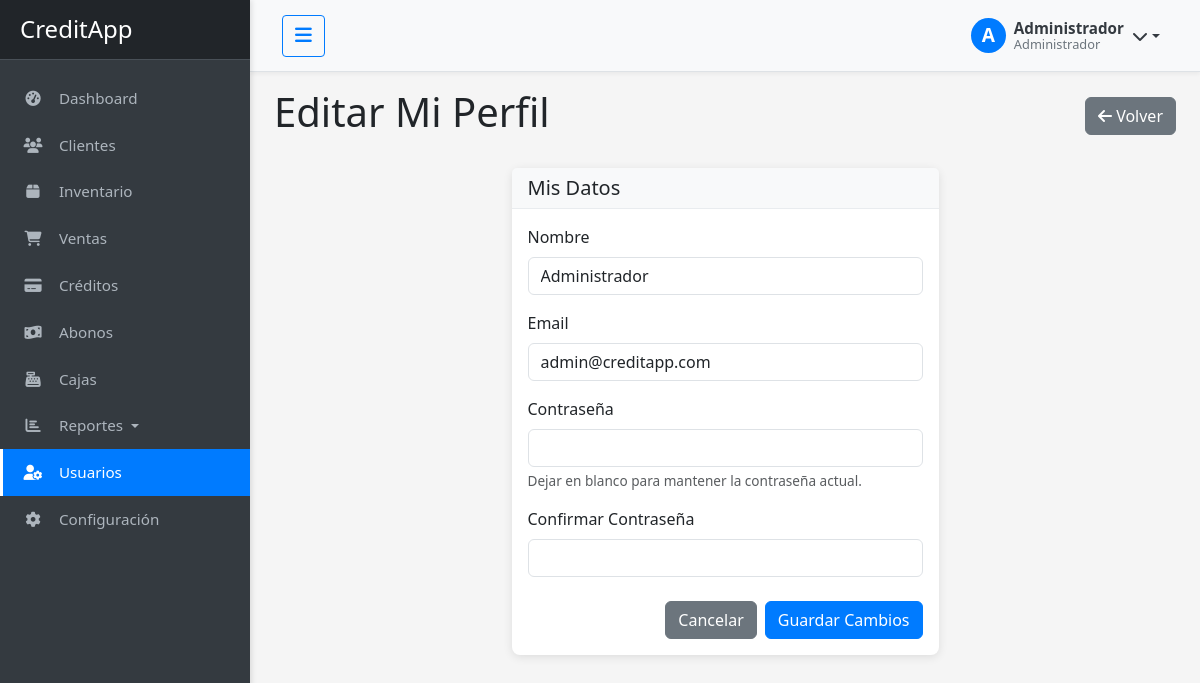
The app's page /usuarios/mi-perfil/editar (signed in) with its own data.
### app/models.py (models this page shows, shortened)
class Usuario(db.Model, UserMixin):
    __tablename__ = 'usuarios'
    id = db.Column(db.Integer, primary_key=True)
    nombre = db.Column(db.String(100), nullable=False)
    email = db.Column(db.String(100), unique=True, nullable=False)
    password = db.Column(db.String(200), nullable=False)
    rol = db.Column(db.String(20), nullable=False, default='usuario')
    fecha_registro = db.Column(db.DateTime, default=datetime.utcnow)
    activo = db.Column(db.Boolean, default=True)
    def is_admin(self):
        return self.rol == 'administrador'
    def is_vendedor(self):
        return self.rol == 'vendedor'
    def is_cobrador(self):
        return self.rol == 'cobrador'

### app/controllers/usuarios.py (the view, shortened to what this page needs)
@usuarios_bp.route('/mi-perfil/editar', methods=['GET', 'POST'])
@login_required
def editar_mi_perfil():
    form = UsuarioForm(obj=current_user)
    del form.rol
    del form.activo
    return render_template('usuarios/editar_mi_perfil.html', form=form)

### app/forms.py
class UsuarioForm(FlaskForm):
    nombre = StringField(
        'Nombre',
        validators=[DataRequired(), Length(min=2, max=100)]
    )
    email = StringField(
        'Email',
        validators=[DataRequired(), Email(message='Email inválido')]
    )
    password = PasswordField(
        'Contraseña',
        validators=[Optional(), Length(min=6)]
    )
    confirm_password = PasswordField(
        'Confirmar Contraseña',
        validators=[EqualTo('password', message='Las contraseñas deben coincidir')]
    )
    rol = SelectField(
        'Rol',
        choices=[('administrador','Administrador'),('vendedor','Vendedor'),('cobrador','Cobrador')],
        validators=[DataRequired()]
    )
    activo = BooleanField('Activo', default=True)
    submit = SubmitField('Guardar Usuario')

### app/models.py (called while the page is built)
@login_manager.user_loader
def load_user(user_id):
    return Usuario.query.get(int(user_id))

### app/templates/usuarios/editar_mi_perfil.html (shortened to what this page needs)
{% extends "base.html" %}
{% block content %}
<div class="container-fluid">
    <div class="d-flex justify-content-between align-items-center mb-4">
        <h1>Editar Mi Perfil</h1>
        <div>
            <a href="{{ url_for('usuarios.mi_perfil') }}" class="btn btn-secondary">
                <i class="fas fa-arrow-left"></i> Volver
            </a>
        </div>
    </div>
    <div class="row">
        <div class="col-md-6 mx-auto">
            <div class="card">
                <div class="card-header">
                    <h5 class="mb-0">Mis Datos</h5>
                </div>
                <div class="card-body">
                    <form method="POST">
                        <div class="mb-3">
                            {{ form.nombre.label(class="form-label") }}
                            {% if form.nombre.errors %}
                                {{ form.nombre(class="form-control is-invalid") }}
                                <div class="invalid-feedback">
                                    {% for error in form.nombre.errors %}
                                        {{ error }}
                                    {% endfor %}
                                </div>
                            {% else %}
                                {{ form.nombre(class="form-control") }}
                            {% endif %}
                        </div>
                        <div class="mb-3">
                            {{ form.email.label(class="form-label") }}
                            {% if form.email.errors %}
                                {{ form.email(class="form-control is-invalid") }}
                                <div class="invalid-feedback">
                                    {% for error in form.email.errors %}
                                        {{ error }}
                                    {% endfor %}
                                </div>
                            {% else %}
                                {{ form.email(class="form-control", placeholder="usuario@ejemplo.com") }}
                            {% endif %}
                        </div>
                        <div class="mb-3">
                            {{ form.password.label(class="form-label") }}
                            {% if form.password.errors %}
                                {{ form.password(class="form-control is-invalid") }}
                                <div class="invalid-feedback">
                                    {% for error in form.password.errors %}
                                        {{ error }}
                                    {% endfor %}
                                </div>
                            {% else %}
                                {{ form.password(class="form-control") }}
                            {% endif %}
                            <div class="form-text">Dejar en blanco para mantener la contraseña actual.</div>
                        </div>
                        <div class="mb-3">
                            {{ form.confirm_password.label(class="form-label") }}
                            {% if form.confirm_password.errors %}
                                {{ form.confirm_password(class="form-control is-invalid") }}
                                <div class="invalid-feedback">
                                    {% for error in form.confirm_password.errors %}
                                        {{ error }}
                                    {% endfor %}
                                </div>
                            {% else %}
                                {{ form.confirm_password(class="form-control") }}
                            {% endif %}
                        </div>
                        <div class="d-flex justify-content-end mt-4">
                            <a href="{{ url_for('usuarios.mi_perfil') }}" class="btn btn-secondary me-2">Cancelar</a>
                            {{ form.submit(class="btn btn-primary", value="Guardar Cambios") }}
                        </div>
                    </form>
                </div>
            </div>
        </div>
    </div>
</div>
{% endblock %}

### app/templates/base.html (shortened to what this page needs)
<!DOCTYPE html>
<html lang="es">
<head>
    <link href="https://cdn.jsdelivr.net/npm/bootstrap@5.3.2/dist/css/bootstrap.min.css" rel="stylesheet">
    <link rel="stylesheet" href="https://cdnjs.cloudflare.com/ajax/libs/font-awesome/6.4.2/css/all.min.css">
    <link rel="stylesheet" href="{{ url_for('static', filename='css/style.css') }}">
</head>
<body>
    <div class="wrapper">
        <nav id="sidebar" class="sidebar">
            <div class="sidebar-header">
                <h3>CreditApp</h3>
            </div>
            <ul class="list-unstyled components">
                <li {% if request.endpoint == 'dashboard.index' %}class="active"{% endif %}>
                    <a href="{{ url_for('dashboard.index') }}">
                        <i class="fas fa-tachometer-alt"></i>
                        Dashboard
                    </a>
                </li>
                <li {% if request.endpoint and 'clientes' in request.endpoint %}class="active"{% endif %}>
                    <a href="{{ url_for('clientes.index') }}">
                        <i class="fas fa-users"></i>
                        Clientes
                    </a>
                </li>
                {% if current_user.is_vendedor() or current_user.is_admin() %}
                <li {% if request.endpoint and 'productos' in request.endpoint %}class="active"{% endif %}>
                    <a href="{{ url_for('productos.index') }}">
                        <i class="fas fa-box"></i>
                        Inventario
                    </a>
                </li>
                <li {% if request.endpoint and 'ventas' in request.endpoint %}class="active"{% endif %}>
                    <a href="{{ url_for('ventas.index') }}">
                        <i class="fas fa-shopping-cart"></i>
                        Ventas
                    </a>
                </li>
                {% endif %}
                <li {% if request.endpoint and 'creditos' in request.endpoint %}class="active"{% endif %}>
                    <a href="{{ url_for('creditos.index') }}">
                        <i class="fas fa-credit-card"></i>
                        Créditos
                    </a>
                </li>
                {% if current_user.is_cobrador() or current_user.is_admin() %}
                <li {% if request.endpoint and 'abonos' in request.endpoint %}class="active"{% endif %}>
                    <a href="{{ url_for('abonos.index') }}">
                        <i class="fas fa-money-bill-wave"></i>
                        Abonos
                    </a>
                </li>
                {% endif %}
                {% if current_user.is_admin() %}
                <li {% if request.endpoint and 'cajas' in request.endpoint %}class="active"{% endif %}>
                    <a href="{{ url_for('cajas.index') }}">
                        <i class="fas fa-cash-register"></i>
                        Cajas
                    </a>
                </li>
                <li class="nav-item dropdown {% if request.endpoint and 'reportes' in request.endpoint %}active{% endif %}">
                    <a href="#reportesSubmenu" data-bs-toggle="collapse" aria-expanded="false" class="dropdown-toggle">
                        <i class="fas fa-chart-bar"></i>
                        Reportes
                    </a>
                </li>
                <li {% if request.endpoint and 'usuarios' in request.endpoint %}class="active"{% endif %}>
                    <a href="{{ url_for('usuarios.index') }}">
                        <i class="fas fa-user-cog"></i>
                        Usuarios
                    </a>
                </li>
                <li {% if request.endpoint and 'config' in request.endpoint %}class="active"{% endif %}>
                    <a href="{{ url_for('config.editar') }}">
                        <i class="fas fa-cog"></i>
                        Configuración
                    </a>
                </li>
                {% endif %}
            </ul>
        </nav>
        <div id="content">
            <nav class="navbar navbar-expand-lg navbar-light bg-light">
                <div class="container-fluid">
                    <button type="button" id="sidebarCollapseDesktop" class="btn btn-outline-primary d-none d-md-block">
                        <i class="fas fa-bars"></i>
                    </button>
                    <div class="ms-auto">
                        <div class="dropdown user-profile-dropdown">
                            <a href="#" class="dropdown-toggle user-profile-link" id="dropdownUser" data-bs-toggle="dropdown" aria-expanded="false">
                                <div class="d-flex align-items-center">
                                    <div class="avatar-circle">
                                        <span class="initials">{{ current_user.nombre[0]|upper }}</span>
                                    </div>
                                    <div class="user-info ms-2 d-none d-md-block">
                                        <div class="user-name">{{ current_user.nombre }}</div>
                                        <div class="user-role">
                                            {% if current_user.rol == 'administrador' %}
                                                Administrador
                                            {% elif current_user.rol == 'vendedor' %}
                                                Vendedor
                                            {% elif current_user.rol == 'cobrador' %}
                                                Cobrador
                                            {% endif %}
                                        </div>
                                    </div>
                                    <i class="fas fa-chevron-down ms-2"></i>
                                </div>
                            </a>
                        </div>
                    </div>
                </div>
            </nav>
            <div class="container-fluid mt-3">
                {% block content %}{% endblock %}
            </div>
        </div>
    </div>
</body>
</html>

### app/static/css/style.css (style rules this page uses)
:root { --primary-color: #007bff; --secondary-color: #6c757d; --success-color: #28a745; --danger-color: #dc3545; --warning-color: #ffc107; --info-color: #17a2b8; --light-color: #f8f9fa; --dark-color: #343a40; --sidebar-width: 250px; --sidebar-width-collapsed: 70px; --header-height: 60px; --transition-speed: 0.3s; }
body { font-family: 'Segoe UI', Tahoma, Geneva, Verdana, sans-serif; background-color: #f5f5f5; min-height: 100vh; display: flex; flex-direction: column; position: relative; overflow-x: hidden; }
.wrapper { display: flex; align-items: stretch; flex-grow: 1; }
.sidebar { min-width: var(--sidebar-width); max-width: var(--sidebar-width); background: #343a40; color: #fff; transition: all var(--transition-speed) ease; height: 100vh; position: fixed; top: 0; left: 0; z-index: 1050; overflow-y: auto; box-shadow: 2px 0 5px rgba(0,0,0,0.1); }
.sidebar .sidebar-header { padding: 15px 20px; background: #212529; display: flex; align-items: center; justify-content: space-between; border-bottom: 1px solid #495057; }
.sidebar .sidebar-header h3 { color: #fff; margin-bottom: 0; font-size: 1.5rem; white-space: nowrap; overflow: hidden; text-overflow: ellipsis; }
.sidebar ul.components { padding: 15px 0; }
.sidebar ul li a { padding: 12px 20px; font-size: 0.95em; display: block; color: #adb5bd; text-decoration: none; transition: all var(--transition-speed) ease; border-left: 3px solid transparent; white-space: nowrap; overflow: hidden; text-overflow: ellipsis; }
.sidebar ul li.active > a { color: #fff; background: var(--primary-color); border-left-color: #fff; }
.sidebar ul li a i { margin-right: 12px; width: 20px; text-align: center; transition: all var(--transition-speed) ease; }
#content { width: calc(100% - var(--sidebar-width)); margin-left: var(--sidebar-width); padding: 0; min-height: 100vh; transition: all var(--transition-speed) ease; flex-grow: 1; display: flex; flex-direction: column; position: relative; }
#content > .navbar { padding: 10px 20px; background-color: #fff; border-bottom: 1px solid #dee2e6; box-shadow: 0 2px 4px rgba(0,0,0,0.05); min-height: var(--header-height); display: flex; align-items: center; position: sticky; top: 0; z-index: 1030; }
#sidebarCollapseContent, #sidebarCollapseDesktop { background: var(--primary-color); border: none; color: white; padding: 8px 12px; border-radius: 4px; cursor: pointer; transition: all var(--transition-speed) ease; }
#sidebarCollapseContent i, #sidebarCollapseDesktop i { font-size: 1.2rem; }
#sidebarCollapseDesktop { background: transparent; color: var(--primary-color); border: 1px solid var(--primary-color); }
.user-profile-dropdown { position: relative; }
.user-profile-link { text-decoration: none; color: var(--dark-color); display: flex; align-items: center; padding: 0.5rem; border-radius: 0.25rem; transition: all 0.2s ease; }
.avatar-circle { width: 35px; height: 35px; background-color: var(--primary-color); border-radius: 50%; display: flex; justify-content: center; align-items: center; color: white; font-weight: bold; }
.initials { font-size: 1.2rem; }
.user-info { line-height: 1.2; }
.user-name { font-weight: 600; font-size: 0.95rem; }
.user-role { font-size: 0.8rem; color: var(--secondary-color); }
.card { margin-bottom: 20px; border: none; border-radius: 8px; box-shadow: 0 2px 10px rgba(0, 0, 0, 0.1); transition: transform 0.2s ease; }
.card-header { font-weight: 600; background-color: #f8f9fa; border-bottom: 1px solid #e9ecef; }
.btn-primary { background-color: var(--primary-color); border-color: var(--primary-color); }
.form-text { font-size: 0.85rem; }
.container-fluid { width: 100%; max-width: 100%; box-sizing: border-box; }
.row { width: 100%; margin-left: 0; margin-right: 0; }

### records on screen
Usuario: nombre "A", nombre "Administrador", email "admin@creditapp.com"
